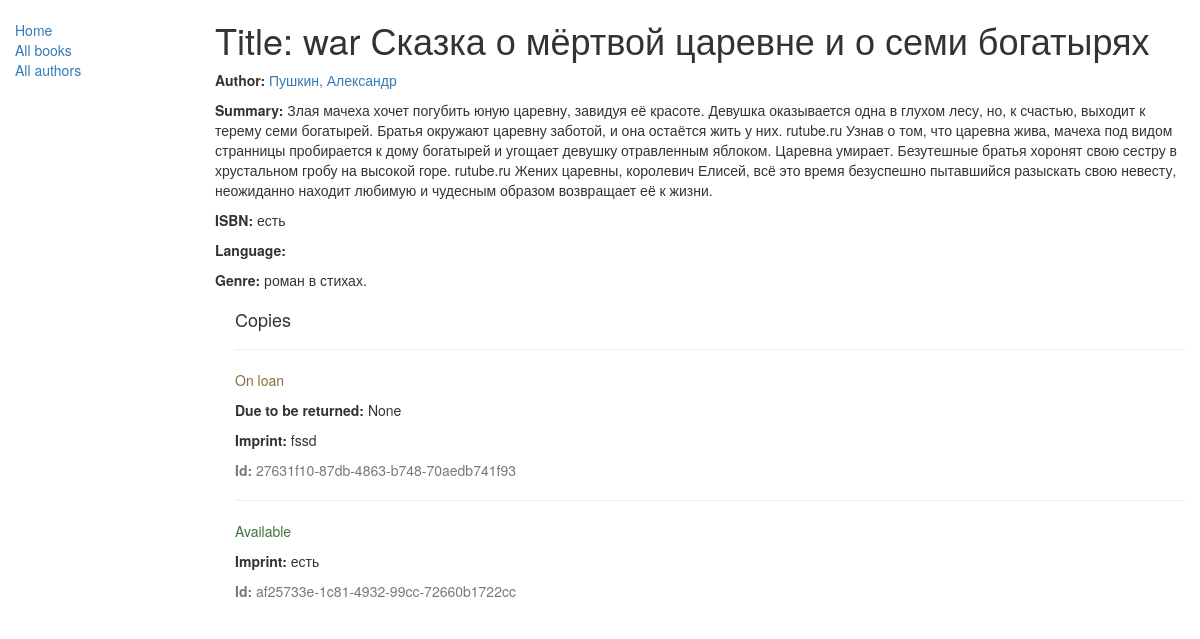
Page /catalog/book/5 on the committed database.
### catalog/models.py (models this page shows, shortened)
class Book(models.Model):
    title = models.CharField(max_length=200)
    author = models.ForeignKey('Author', on_delete=models.SET_NULL, null=True)
    summary = models.TextField(max_length=1000, help_text="Enter a brief description of the book")
    isbn = models.CharField('ISBN', max_length=13,
                            help_text='13 Character <a href="https://www.isbn-international.org/content/what-isbn">ISBN number</a>')
    genre = models.ManyToManyField(Genre, help_text="Select a genre for this book")
    def display_genre(self):
        """
        Creates a string for the Genre. This is required to display genre in Admin.
        """
        return ', '.join([genre.name for genre in self.genre.all()[:3]])
    display_genre.short_description = 'Genre'

class Author(models.Model):
    first_name = models.CharField(max_length=100)
    last_name = models.CharField(max_length=100)
    date_of_birth = models.DateField(null=True, blank=True)
    date_of_death = models.DateField('Died', null=True, blank=True)
    def __str__(self):
        return '%s, %s' % (self.last_name, self.first_name)
    class Meta:
        ordering = ['last_name']

class Genre(models.Model):
    name = models.CharField(max_length=200, help_text="Enter a book genre (e.g. Science Fiction, French Poetry etc.)")
    def __str__(self):
        return self.name

class BookInstance(models.Model):
    id = models.UUIDField(primary_key=True, default=uuid.uuid4,
                          help_text="Unique ID for this particular book across whole library")
    book = models.ForeignKey('Book', on_delete=models.SET_NULL, null=True)
    imprint = models.CharField(max_length=200)
    due_back = models.DateField(null=True, blank=True)
    LOAN_STATUS = (
        ('m', 'Maintenance'),
        ('o', 'On loan'),
        ('a', 'Available'),
        ('r', 'Reserved'),
    )
    status = models.CharField(max_length=1, choices=LOAN_STATUS, blank=True, default='m', help_text='Book availability')
    class Meta:
        ordering = ["due_back"]

### catalog/views.py (the view)
# urls.py: re_path(r'^book/(?P<pk>\d+)$', views.BookDetailView.as_view(), name='book-detail'),
class BookDetailView(generic.DetailView):
    model = Book

### catalog/templates/catalog/book_detail.html
{% extends "base_generic.html" %}
{% block content %}
  <h1>Title: {{ book.title }}</h1>
  <p><strong>Author:</strong> <a href="">{{ book.author }}</a></p>
  <p><strong>Summary:</strong> {{ book.summary }}</p>
  <p><strong>ISBN:</strong> {{ book.isbn }}</p>
  <p><strong>Language:</strong> {{ book.language }}</p>
  <p><strong>Genre:</strong> {% for genre in book.genre.all %} {{ genre }}{% if not forloop.last %}, {% endif %}{% endfor %}</p>
  <div style="margin-left:20px;margin-top:20px">
    <h4>Copies</h4>
    {% for copy in book.bookinstance_set.all %}
    <hr>
    <p class="{% if copy.status == 'a' %}
    text-success
    {% elif copy.status == 'd' %}text-danger{% else %}text-warning{% endif %}">{{ copy.get_status_display }}</p>
    {% if copy.status != 'a' %}<p><strong>Due to be returned:</strong> {{copy.due_back}}</p>{% endif %}
    <p><strong>Imprint:</strong> {{copy.imprint}}</p>
    <p class="text-muted"><strong>Id:</strong> {{copy.id}}</p>
    {% endfor %}
  </div>
{% endblock %}

### rows in the picture
Book: title "war Сказка о мёртвой царевне и о семи богатырях", author "Пушкин, Александр", summary "Злая мачеха хочет погубить юную царевну, завидуя её красоте. Девушка оказывается одна в глухом лесу, но, к счастью, выходит к терему семи богатырей. Братья окружают царевну заботой, и она остаётся жить у них. rutube.ru Узнав о том, что царевна жива, мачеха под видом странницы пробирается к дому богатырей и угощает девушку отравленным яблоком. Царевна умирает. Безутешные братья хоронят свою сестру в хрустальном гробу на высокой горе. rutube.ru Жених царевны, королевич Елисей, всё это время безуспешно пытавшийся разыскать свою невесту, неожиданно находит любимую и чудесным образом возвращает её к жизни.", isbn "есть"
Genre: name "роман в стихах."
BookInstance: status "On loan", due_back "None", imprint "fssd", id "27631f10-87db-4863-b748-70aedb741f93"
BookInstance: status "Available", imprint "есть", id "af25733e-1c81-4932-99cc-72660b1722cc"
